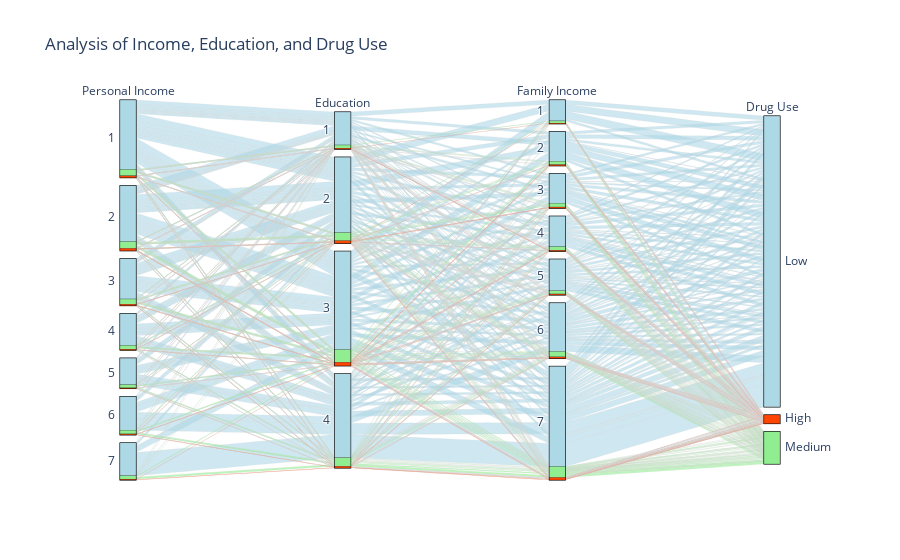
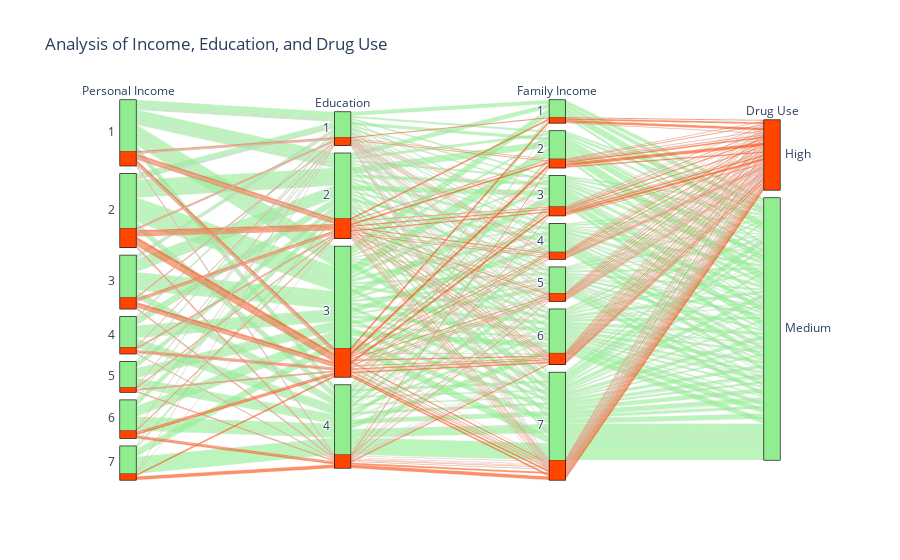

Notebook source saved alongside these figures, in order:
### Markdown cell above
We had hoped for a more distinct visualization of the correlation between income and drug use using a parallel categories plot. Our intention was to visually represent the most prevalent combinations of socio-economic factors, such as education and income, that contribute to higher drug usage. The initial plot aimed to display the combinations of factors for all individuals, but it lacks significance since it is evident that the majority of people do not use drugs extensively. The bins in the graph were defined as follows: Low = 0-3 different drugs ever used, medium = 4-6 drugs, and high = 7+. 

In the second graph, only the high and medium groups are depicted, providing the desired visualization. However, similar to the previous section, the combinations of variables leading to a wide range of drug usage appear to be evenly distributed and unrelated to income or education. An interesting finding is that a slightly larger proportion of above-average drug users seems to come from affluent families. This observation could potentially be an inaccurate representation of the real world due to data filtering, but there might be underlying explanations such as the unforeseen effects of nepotism or the neglect of some children from wealthy households. Although these are speculative possibilities that cannot be inferred from the available data, they present intriguing oppertunities for further research.

### Code cell
df = pd.read_csv('nsduh_workforce_adults.csv')

# Column names
columns = ['race_str', 'PersonalIncome', 'education', 'countofdrugs_ever', 'FamilyIncome']

# Create DataFrame
df = pd.DataFrame(df, columns=columns)

# Using qcut
df['amount_drugs_qcut'], qcut_bins = pd.cut(df['countofdrugs_ever'], bins=3, labels=['Low', 'Medium','High'], retbins=True)
print("Bins for cut:", qcut_bins)

# filter rows with only high and medium drug use.
df_filtered = df[df['amount_drugs_qcut'].isin(['Medium', 'High'])]
# Create Parallel Categories plot
parcatsall = go.Figure(data=[go.Parcats(dimensions=[
    {'label': 'Personal Income', 'values': df['PersonalIncome'], 'categoryorder': 'category ascending'},
    {'label': 'Education', 'values': df['education'], 'categoryorder': 'category ascending'},
    {'label': 'Family Income', 'values': df['FamilyIncome'], 'categoryorder': 'category ascending'},
    {'label': 'Drug Use', 'values': df['amount_drugs_qcut']},
],
    line={'color': df['amount_drugs_qcut'].map({'Low': 'lightblue','Medium': 'lightgreen', 'High': 'orangered'})},
    labelfont={'size': 12},
    tickfont={'size': 12},
    arrangement='freeform'
)],
    layout={'title': 'Analysis of Income, Education, and Drug Use'})

parcatsall.show()

# Create Parallel Categories plot
parcats = go.Figure(data=[go.Parcats(dimensions=[
    {'label': 'Personal Income', 'values': df_filtered['PersonalIncome'], 'categoryorder': 'category ascending'},
    {'label': 'Education', 'values': df_filtered['education'], 'categoryorder': 'category ascending'},
    {'label': 'Family Income', 'values': df_filtered['FamilyIncome'], 'categoryorder': 'category ascending'},
    {'label': 'Drug Use', 'values': df_filtered['amount_drugs_qcut']},
],
    line={'color': df_filtered['amount_drugs_qcut'].map({'Medium': 'lightgreen', 'High': 'orangered'})},
    labelfont={'size': 12},
    tickfont={'size': 12},
    arrangement='freeform'
)],
    layout={'title': 'Analysis of Income, Education, and Drug Use'})

# Show plot
parcats.show()

### Figure 1 — Plotly figure (JSON) as saved in the notebook; plotly's stock layout.template omitted (floating-point values rounded to 4 significant figures; data arrays with more than 128 entries replaced by an {"elided": "..."} marker saying what was removed)
{"data": [{"arrangement": "freeform", "dimensions": [{"categoryorder": "category ascending", "label": "Personal Income", "values": {"elided": "32040 int values"}}, {"categoryorder": "category ascending", "label": "Education", "values": {"elided": "32040 int values"}}, {"categoryorder": "category ascending", "label": "Family Income", "values": {"elided": "32040 int values"}}, {"label": "Drug Use", "values": {"elided": "32040 str values"}}], "labelfont": {"size": 12}, "line": {"color": {"elided": "32040 str values"}}, "tickfont": {"size": 12}, "type": "parcats"}], "layout": {"title": {"text": "Analysis of Income, Education, and Drug Use"}}}

### Figure 2 — Plotly figure (JSON) as saved in the notebook; plotly's stock layout.template omitted (floating-point values rounded to 4 significant figures; data arrays with more than 128 entries replaced by an {"elided": "..."} marker saying what was removed)
{"data": [{"arrangement": "freeform", "dimensions": [{"categoryorder": "category ascending", "label": "Personal Income", "values": {"elided": "3961 int values"}}, {"categoryorder": "category ascending", "label": "Education", "values": {"elided": "3961 int values"}}, {"categoryorder": "category ascending", "label": "Family Income", "values": {"elided": "3961 int values"}}, {"label": "Drug Use", "values": {"elided": "3961 str values"}}], "labelfont": {"size": 12}, "line": {"color": {"elided": "3961 str values"}}, "tickfont": {"size": 12}, "type": "parcats"}], "layout": {"title": {"text": "Analysis of Income, Education, and Drug Use"}}}
